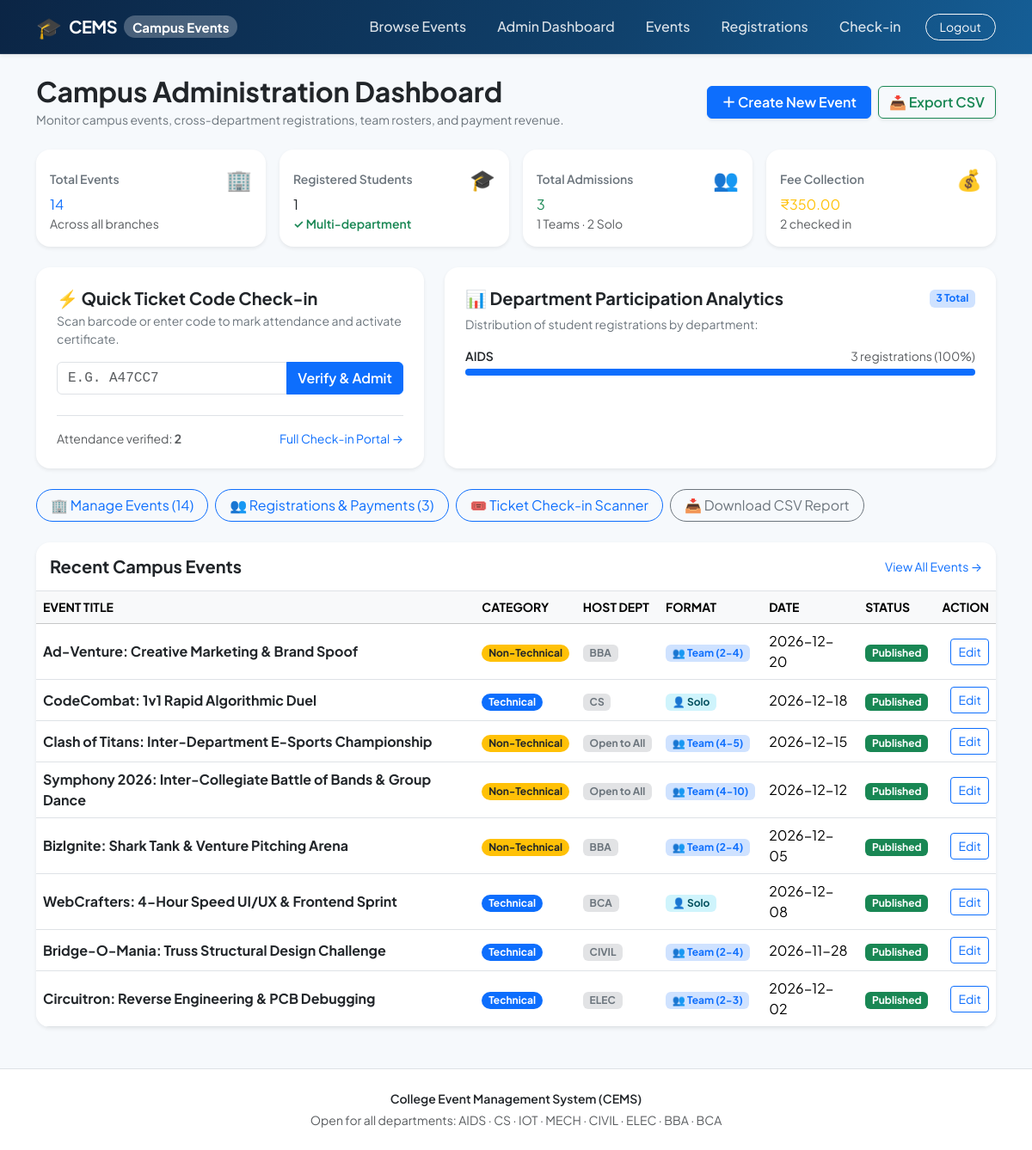
The page /admin (signed in) on the database its author committed.
### app.py (models this page shows, shortened)
class User(db.Model):
    id = db.Column(db.Integer, primary_key=True)
    name = db.Column(db.String(120), nullable=False)
    email = db.Column(db.String(180), unique=True, nullable=False)
    password_hash = db.Column(db.String(255), nullable=False)
    department = db.Column(db.String(40), default="")
    role = db.Column(db.String(20), default="student")  # student/admin/organizer
    created_at = db.Column(db.DateTime, default=datetime.utcnow)

class Event(db.Model):
    id = db.Column(db.Integer, primary_key=True)
    title = db.Column(db.String(180), nullable=False)
    category = db.Column(db.String(30), nullable=False)  # Technical, Non-Technical
    department = db.Column(db.String(40), nullable=False)  # Arranging Department
    event_type = db.Column(db.String(20), default="Individual")  # Individual, Team
    min_team_size = db.Column(db.Integer, default=1)
    max_team_size = db.Column(db.Integer, default=1)
    event_date = db.Column(db.String(20), nullable=False)
    event_time = db.Column(db.String(30), default="")
    venue = db.Column(db.String(180), nullable=False)
    description = db.Column(db.Text, default="")
    deadline = db.Column(db.String(20), default="")
    fee = db.Column(db.Float, default=0)
    capacity = db.Column(db.Integer, default=100)
    poster = db.Column(db.String(255), default="")
    status = db.Column(db.String(20), default="Published")
    created_at = db.Column(db.DateTime, default=datetime.utcnow)
    @property
    def is_team_event(self):
        return self.event_type == "Team"

### app.py (the view)
@app.route("/admin")
@login_required("admin")
def admin_dashboard():
    event_count = Event.query.count()
    student_count = User.query.filter_by(role="student").count()
    registration_count = Registration.query.count()
    paid_total = db.session.query(db.func.sum(Event.fee)).join(Registration, Event.id==Registration.event_id).filter(Registration.payment_status=="Paid").scalar() or 0
    attended_count = Registration.query.filter_by(attended=True).count()
    dept_counts = {}
    for r in Registration.query.all():
        d = r.user.department or "General"
        dept_counts[d] = dept_counts.get(d, 0) + 1
    team_count = Registration.query.filter_by(participation_type="Team").count()
    solo_count = Registration.query.filter_by(participation_type="Individual").count()
    return render_template("admin_dashboard.html",
        event_count=event_count,
        student_count=student_count,
        registration_count=registration_count,
        paid_total=paid_total,
        attended_count=attended_count,
        dept_counts=dept_counts,
        team_count=team_count,
        solo_count=solo_count,
        events=Event.query.order_by(Event.created_at.desc()).limit(8).all(),
        registrations=Registration.query.order_by(Registration.created_at.desc()).limit(12).all())

### app.py (called while the page is built)
def login_required(role=None):
    def decorator(fn):
        @wraps(fn)
        def wrapped(*args, **kwargs):
            if not session.get("user_id"):
                flash("Please log in to continue.", "warning")
                return redirect(url_for("student_login" if role != "admin" else "admin_login"))
            if role and session.get("role") != role:
                abort(403)
            return fn(*args, **kwargs)
        return wrapped
    return decorator

def current_user():
    return db.session.get(User, session.get("user_id")) if session.get("user_id") else None

@app.context_processor
def inject_globals():
    return {
        "current_user": current_user(),
        "departments": DEPARTMENTS,
        "categories": CATEGORIES,
        "event_types": EVENT_TYPES
    }

### templates/admin_dashboard.html (shortened to what this page needs)
{% extends "base.html" %}
{% block content %}
<div class="d-flex flex-wrap justify-content-between align-items-center mb-4">
  <div>
    <h1 class="h2 fw-bold text-dark mb-1">Campus Administration Dashboard</h1>
    <p class="text-secondary small mb-0">Monitor campus events, cross-department registrations, team rosters, and payment revenue.</p>
  </div>
  <div class="d-flex gap-2">
    <a class="btn btn-primary fw-semibold shadow-sm px-3" href="{{ url_for('admin_event_form') }}">
      ＋ Create New Event
    </a>
    <a class="btn btn-outline-success fw-semibold shadow-sm" href="{{ url_for('export_registrations') }}">
      📥 Export CSV
    </a>
  </div>
</div>
<div class="row g-3 mb-4">
  <div class="col-6 col-lg-3">
    <div class="card stat-card border-0 shadow-sm rounded-4 p-3 bg-white">
      <div class="d-flex justify-content-between align-items-center text-secondary small fw-semibold">
        <span>Total Events</span>
        <span class="fs-4">🏢</span>
      </div>
      <div class="stat-number text-primary">{{ event_count }}</div>
      <div class="small text-muted">Across all branches</div>
    </div>
  </div>
  <div class="col-6 col-lg-3">
    <div class="card stat-card border-0 shadow-sm rounded-4 p-3 bg-white">
      <div class="d-flex justify-content-between align-items-center text-secondary small fw-semibold">
        <span>Registered Students</span>
        <span class="fs-4">🎓</span>
      </div>
      <div class="stat-number text-dark">{{ student_count }}</div>
      <div class="small text-success fw-semibold">&check; Multi-department</div>
    </div>
  </div>
  <div class="col-6 col-lg-3">
    <div class="card stat-card border-0 shadow-sm rounded-4 p-3 bg-white">
      <div class="d-flex justify-content-between align-items-center text-secondary small fw-semibold">
        <span>Total Admissions</span>
        <span class="fs-4">👥</span>
      </div>
      <div class="stat-number text-success">{{ registration_count }}</div>
      <div class="small text-muted">{{ team_count }} Teams &middot; {{ solo_count }} Solo</div>
    </div>
  </div>
  <div class="col-6 col-lg-3">
    <div class="card stat-card border-0 shadow-sm rounded-4 p-3 bg-white">
      <div class="d-flex justify-content-between align-items-center text-secondary small fw-semibold">
        <span>Fee Collection</span>
        <span class="fs-4">💰</span>
      </div>
      <div class="stat-number text-warning">₹{{ '%.2f'|format(paid_total) }}</div>
      <div class="small text-muted">{{ attended_count }} checked in</div>
    </div>
  </div>
</div>
<div class="row g-4 mb-4">
  <div class="col-lg-5">
    <div class="card border-0 shadow-sm rounded-4 p-4 bg-white h-100">
      <h2 class="h5 fw-bold text-dark mb-1">⚡ Quick Ticket Code Check-in</h2>
      <p class="text-secondary small mb-3">Scan barcode or enter code to mark attendance and activate certificate.</p>
      <form method="POST" action="{{ url_for('admin_attendance') }}">
        <div class="input-group mb-2">
          <input type="text" class="form-control font-monospace" name="ticket_code" placeholder="e.g. A47CC7" required style="text-transform: uppercase;">
          <button class="btn btn-primary fw-semibold" type="submit">Verify &amp; Admit</button>
        </div>
      </form>
      <div class="d-flex justify-content-between align-items-center mt-3 pt-3 border-top">
        <span class="small text-muted">Attendance verified: <strong>{{ attended_count }}</strong></span>
        <a href="{{ url_for('admin_attendance') }}" class="small text-decoration-none">Full Check-in Portal &rarr;</a>
      </div>
    </div>
  </div>
  <div class="col-lg-7">
    <div class="card border-0 shadow-sm rounded-4 p-4 bg-white h-100">
      <div class="d-flex justify-content-between align-items-center mb-2">
        <h2 class="h5 fw-bold text-dark mb-0">📊 Department Participation Analytics</h2>
        <span class="badge bg-primary-subtle text-primary">{{ registration_count }} Total</span>
      </div>
      <p class="text-secondary small mb-3">Distribution of student registrations by department:</p>
      <div class="d-flex flex-column gap-2">
        {% for dept, count in dept_counts.items() %}
        <div>
          <div class="d-flex justify-content-between small mb-1">
            <span class="fw-semibold text-dark">{{ dept }}</span>
            <span class="text-muted">{{ count }} registrations ({{ '%.0f'|format((count / (registration_count or 1)) * 100) }}%)</span>
          </div>
          <div class="progress" style="height: 8px;">
            <div class="progress-bar bg-primary" role="progressbar" style="width: {{ (count / (registration_count or 1)) * 100 }}%"></div>
          </div>
        </div>
        {% else %}
        <p class="text-muted small">No registration distribution data yet.</p>
        {% endfor %}
      </div>
    </div>
  </div>
</div>
<div class="d-flex flex-wrap gap-2 mb-4">
  <a class="btn btn-outline-primary rounded-pill px-3" href="{{ url_for('admin_events') }}">
    🏢 Manage Events ({{ event_count }})
  </a>
  <a class="btn btn-outline-primary rounded-pill px-3" href="{{ url_for('admin_registrations') }}">
    👥 Registrations &amp; Payments ({{ registration_count }})
  </a>
  <a class="btn btn-outline-primary rounded-pill px-3" href="{{ url_for('admin_attendance') }}">
    🎟️ Ticket Check-in Scanner
  </a>
  <a class="btn btn-outline-secondary rounded-pill px-3" href="{{ url_for('export_registrations') }}">
    📥 Download CSV Report
  </a>
</div>
<div class="card border-0 shadow-sm rounded-4 overflow-hidden mb-4 bg-white">
  <div class="p-3 border-bottom d-flex justify-content-between align-items-center">
    <h2 class="h5 fw-bold text-dark mb-0">Recent Campus Events</h2>
    <a href="{{ url_for('admin_events') }}" class="small text-decoration-none">View All Events &rarr;</a>
  </div>
  <div class="table-responsive">
    <table class="table table-hover align-middle mb-0">
      <thead class="table-light small text-uppercase">
        <tr>
          <th>Event Title</th>
          <th>Category</th>
          <th>Host Dept</th>
          <th>Format</th>
          <th>Date</th>
          <th>Status</th>
          <th class="text-end">Action</th>
        </tr>
      </thead>
      <tbody>
        {% for e in events %}
        <tr>
          <td>
            <a href="{{ url_for('event_detail', event_id=e.id) }}" class="fw-bold text-dark text-decoration-none">
              {{ e.title }}
            </a>
          </td>
          <td>
            <span class="badge {{ 'bg-primary' if e.category == 'Technical' else 'bg-warning text-dark' }} rounded-pill">
              {{ e.category }}
            </span>
          </td>
          <td>
            <span class="badge bg-secondary-subtle text-secondary">{{ e.department }}</span>
          </td>
          <td>
            {% if e.is_team_event %}
              <span class="badge bg-primary-subtle text-primary">👥 Team ({{ e.min_team_size }}-{{ e.max_team_size }})</span>
            {% else %}
              <span class="badge bg-info-subtle text-info-emphasis">👤 Solo</span>
            {% endif %}
          </td>
          <td>{{ e.event_date }}</td>
          <td>
            <span class="badge {{ 'bg-success' if e.status == 'Published' else 'bg-secondary' }}">
              {{ e.status }}
            </span>
          </td>
          <td class="text-end">
            <a href="{{ url_for('admin_event_form', event_id=e.id) }}" class="btn btn-sm btn-outline-primary">
              Edit
            </a>
          </td>
        </tr>
        {% endfor %}
      </tbody>
    </table>
  </div>
</div>
{% endblock %}

### static/style.css (style rules this page uses)
:root { --primary-color: #1268e8; --primary-dark: #0b2545; --primary-light: #eef5ff; --accent-color: #f59e0b; --bg-color: #f6f9fc; --card-bg: #ffffff; --text-main: #0f172a; --text-muted: #64748b; --border-color: #e2e8f0; --font-family: 'Plus Jakarta Sans', -apple-system, BlinkMacSystemFont, "Segoe UI", Roboto, sans-serif; }
body { background-color: var(--bg-color); color: var(--text-main); font-family: var(--font-family); min-height: 100vh; display: flex; flex-direction: column; -webkit-font-smoothing: antialiased; }
.font-monospace { font-family: SFMono-Regular, Menlo, Monaco, Consolas, "Liberation Mono", "Courier New", monospace !important; }

### rows shown on the page
User: department "AIDS", count "3", value "100", {{ (count / (registration_count or 1)) * 100 }} 100.0 (drawn)
Event: title "Ad-Venture: Creative Marketing & Brand Spoof", category "Non-Technical", department "BBA", min_team_size "2", max_team_size "4", event_date "2026-12-20", status "Published"
Event: title "CodeCombat: 1v1 Rapid Algorithmic Duel", category "Technical", department "CS", event_type "👤 Solo", event_date "2026-12-18", status "Published"
Event: title "Clash of Titans: Inter-Department E-Sports Championship", category "Non-Technical", department "Open to All", min_team_size "4", max_team_size "5", event_date "2026-12-15", status "Published"
Event: title "Symphony 2026: Inter-Collegiate Battle of Bands & Group Dance", category "Non-Technical", department "Open to All", min_team_size "4", max_team_size "10", event_date "2026-12-12", status "Published"
Event: title "BizIgnite: Shark Tank & Venture Pitching Arena", category "Non-Technical", department "BBA", min_team_size "2", max_team_size "4", event_date "2026-12-05", status "Published"
Event: title "WebCrafters: 4-Hour Speed UI/UX & Frontend Sprint", category "Technical", department "BCA", event_type "👤 Solo", event_date "2026-12-08", status "Published"
Event: title "Bridge-O-Mania: Truss Structural Design Challenge", category "Technical", department "CIVIL", min_team_size "2", max_team_size "4", event_date "2026-11-28", status "Published"
Event: title "Circuitron: Reverse Engineering & PCB Debugging", category "Technical", department "ELEC", min_team_size "2", max_team_size "3", event_date "2026-12-02", status "Published"

### other values the page prints
{{ event_count }} "14"
{{ student_count }} "1"
{{ registration_count }} "3"
{{ team_count }} "1"
{{ solo_count }} "2"
{{ '%.2f'|format(paid_total) }} "350.00"
{{ attended_count }} "2"
